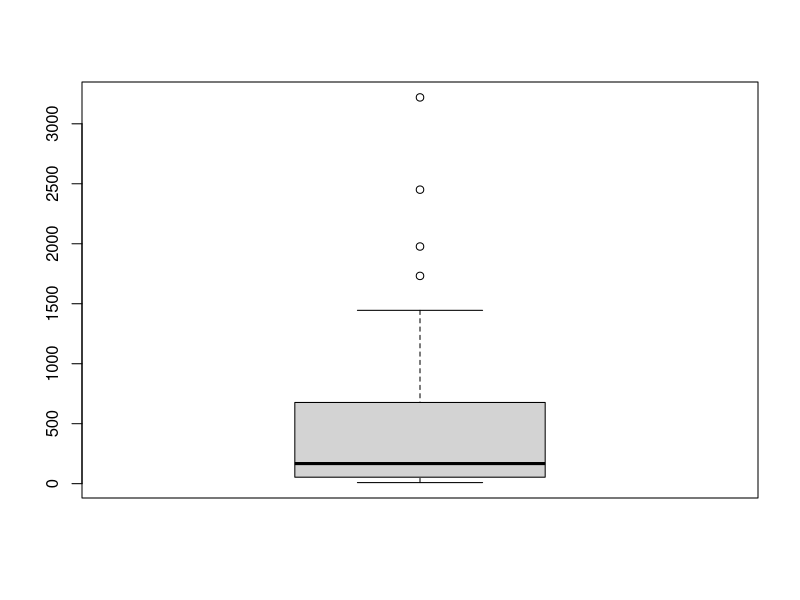
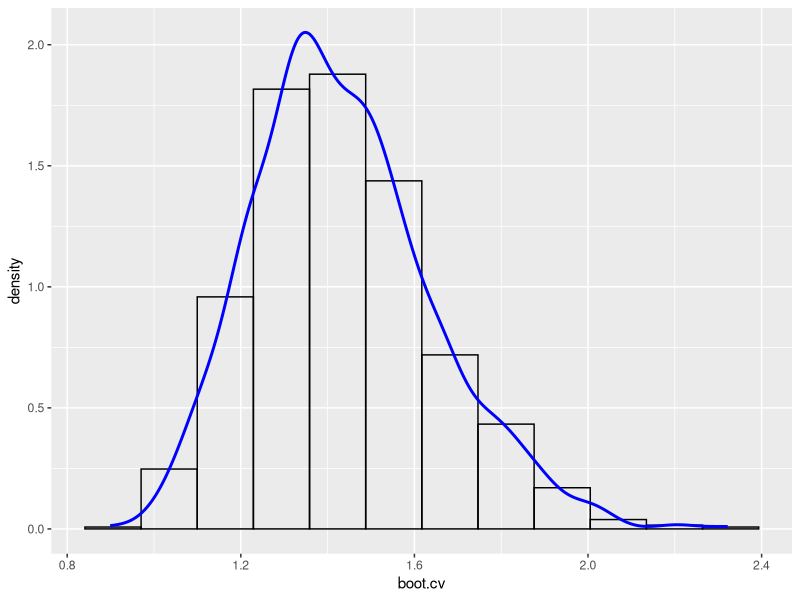

Recreate these plots in R, in order.
# CHAPTER   7 - Bootstrapping

# PROGRAM   7.2 - Coefficient of Variation (Bootstrapping Example)

# SUMMARY   A random sample of size 30 is obtained from a population with a 
#           log-normal distribution. We wish to create a confidence interval for
#           the coefficient of variation \theta = \sigma / \mu for this 
#           population.




# Clear all variables before starting
rm(list = ls())





# SECTION 1 #
#------------------------------------------------------------------------------#
# Reading in the data and constructing the sample statistic \hat{\theta}

# 1.1a - Read in the data 
x.data <- c(22,949,538,165,12,418,11,2451,66,3220,712,9,1977,66,30,
            19,491,1732,9,107,151,89,677,81,300,1445,54,410,170,171)
x.data


# 1.1b - Specify the length of the vector
n <- length(x.data)
n


# 1.1c - Construct a box-plot of the data
boxplot(x.data)


# Determine the coefficient of variation for the data
data.cv <- sd(x.data)/mean(x.data)
data.cv

    ## \hat{\theta} = 1.475417







# SECTION 2 #
#------------------------------------------------------------------------------#
# Conducting the bootstrapping procedure to determine the standard error
# of \hat{\Theta} and construct a confidence interval for \Theta

# 2.1a - Conduct bootstrapping procedure

  # Specify the number of bootstrap samples B
  B <- 1000
  
  # Creating a blank vector called 'boot.cv' of length B
  boot.cv <- rep(NA,B) 
  
  # Set seed to ensure we obtain the same bootstrap samples each time code is run
  set.seed(10)
  
  # Create 'Do-Loop'
  for (b in 1:B) {
    
    # Create a bootstrap sample of length n from the data set x.data
    this.x <- sample(x.data, n, replace=T)
    
    # Calculate the coefficient of variation for this bootstrap sample and append
    # as the bth element of the vector boot.cv
    boot.cv[b] <- sd(this.x)/mean(this.x)
  }




# 2.1b - Construct histogram of the sample statistics produced
library(ggplot2)
ggplot(as.data.frame(boot.cv),aes(boot.cv))+
  geom_histogram(aes(y=..density..), bins=12,fill="transparent", color="black")+
  geom_density(col="blue",lwd=1)

    ## Histogram indicates that the sampling distribution is approximately normal
    ## => The standard bootstrap confidence interval is appropriate.




# 2.1c - Calculating the standard error
boot.cv.se <- sd(boot.cv)
boot.cv.se

    ## s.e.(\hat{\theta}) = 0.2073488



# 2.1d - Constructing the standard bootstrapping procedure
CI.lim <- data.cv + c(-1,1)*1.96*boot.cv.se
CI.lim

    ## 95%-CI: [1.069013 , 1.881820]
